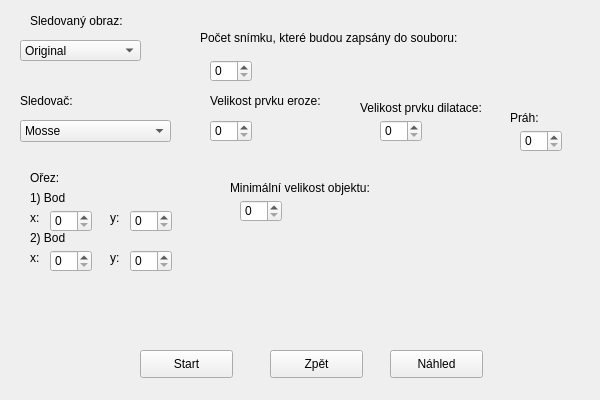
<?xml version="1.0" encoding="UTF-8"?>
<ui version="4.0">
 <class>GuiClass</class>
 <widget class="QWidget" name="GuiClass">
  <property name="geometry">
   <rect>
    <x>0</x>
    <y>0</y>
    <width>600</width>
    <height>400</height>
   </rect>
  </property>
  <property name="windowTitle">
   <string>Gui</string>
  </property>
  <widget class="QComboBox" name="trackerType">
   <property name="geometry">
    <rect>
     <x>20</x>
     <y>120</y>
     <width>151</width>
     <height>22</height>
    </rect>
   </property>
   <item>
    <property name="text">
     <string>Mosse</string>
    </property>
   </item>
   <item>
    <property name="text">
     <string>Kcf</string>
    </property>
   </item>
   <item>
    <property name="text">
     <string>Tld</string>
    </property>
   </item>
   <item>
    <property name="text">
     <string>MedianFlow</string>
    </property>
   </item>
   <item>
    <property name="text">
     <string>Mil</string>
    </property>
   </item>
   <item>
    <property name="text">
     <string>Csrt</string>
    </property>
   </item>
  </widget>
  <widget class="QComboBox" name="whereTrack">
   <property name="geometry">
    <rect>
     <x>20</x>
     <y>40</y>
     <width>121</width>
     <height>21</height>
    </rect>
   </property>
   <item>
    <property name="text">
     <string>Original</string>
    </property>
   </item>
   <item>
    <property name="text">
     <string>Transformovaný</string>
    </property>
   </item>
   <item>
    <property name="text">
     <string>Kruhy</string>
    </property>
   </item>
  </widget>
  <widget class="QLabel" name="whereTrackLabel">
   <property name="geometry">
    <rect>
     <x>30</x>
     <y>10</y>
     <width>101</width>
     <height>21</height>
    </rect>
   </property>
   <property name="text">
    <string>Sledovaný obraz:</string>
   </property>
  </widget>
  <widget class="QLabel" name="trackerTypeLabel">
   <property name="geometry">
    <rect>
     <x>20</x>
     <y>90</y>
     <width>101</width>
     <height>21</height>
    </rect>
   </property>
   <property name="text">
    <string>Sledovač:</string>
   </property>
  </widget>
  <widget class="QSpinBox" name="firstX">
   <property name="geometry">
    <rect>
     <x>50</x>
     <y>210</y>
     <width>42</width>
     <height>22</height>
    </rect>
   </property>
   <property name="maximum">
    <number>6000</number>
   </property>
  </widget>
  <widget class="QSpinBox" name="firstY">
   <property name="geometry">
    <rect>
     <x>130</x>
     <y>210</y>
     <width>42</width>
     <height>22</height>
    </rect>
   </property>
   <property name="maximum">
    <number>6000</number>
   </property>
  </widget>
  <widget class="QSpinBox" name="secondX">
   <property name="geometry">
    <rect>
     <x>50</x>
     <y>250</y>
     <width>42</width>
     <height>22</height>
    </rect>
   </property>
   <property name="maximum">
    <number>6000</number>
   </property>
  </widget>
  <widget class="QSpinBox" name="secondY">
   <property name="geometry">
    <rect>
     <x>130</x>
     <y>250</y>
     <width>42</width>
     <height>22</height>
    </rect>
   </property>
   <property name="maximum">
    <number>6000</number>
   </property>
  </widget>
  <widget class="QLabel" name="cropLabel">
   <property name="geometry">
    <rect>
     <x>30</x>
     <y>170</y>
     <width>55</width>
     <height>16</height>
    </rect>
   </property>
   <property name="text">
    <string>Ořez:</string>
   </property>
  </widget>
  <widget class="QLabel" name="firstPointLabel">
   <property name="geometry">
    <rect>
     <x>30</x>
     <y>190</y>
     <width>55</width>
     <height>16</height>
    </rect>
   </property>
   <property name="text">
    <string>1) Bod</string>
   </property>
  </widget>
  <widget class="QLabel" name="firstXlabel">
   <property name="geometry">
    <rect>
     <x>30</x>
     <y>210</y>
     <width>16</width>
     <height>16</height>
    </rect>
   </property>
   <property name="text">
    <string>x:</string>
   </property>
  </widget>
  <widget class="QLabel" name="firstYlabel">
   <property name="geometry">
    <rect>
     <x>110</x>
     <y>210</y>
     <width>16</width>
     <height>16</height>
    </rect>
   </property>
   <property name="text">
    <string>y:</string>
   </property>
  </widget>
  <widget class="QLabel" name="secondXlabel">
   <property name="geometry">
    <rect>
     <x>30</x>
     <y>250</y>
     <width>16</width>
     <height>16</height>
    </rect>
   </property>
   <property name="text">
    <string>x:</string>
   </property>
  </widget>
  <widget class="QLabel" name="secondYlable">
   <property name="geometry">
    <rect>
     <x>110</x>
     <y>250</y>
     <width>16</width>
     <height>16</height>
    </rect>
   </property>
   <property name="text">
    <string>y:</string>
   </property>
  </widget>
  <widget class="QLabel" name="secondPointLabel">
   <property name="geometry">
    <rect>
     <x>30</x>
     <y>230</y>
     <width>55</width>
     <height>16</height>
    </rect>
   </property>
   <property name="text">
    <string>2) Bod</string>
   </property>
  </widget>
  <widget class="QLabel" name="framesToWriteLabel">
   <property name="geometry">
    <rect>
     <x>200</x>
     <y>30</y>
     <width>281</width>
     <height>16</height>
    </rect>
   </property>
   <property name="text">
    <string>Počet snímku, které budou zapsány do souboru:</string>
   </property>
  </widget>
  <widget class="QSpinBox" name="framesToWrite">
   <property name="geometry">
    <rect>
     <x>210</x>
     <y>60</y>
     <width>42</width>
     <height>22</height>
    </rect>
   </property>
   <property name="maximum">
    <number>500</number>
   </property>
  </widget>
  <widget class="QPushButton" name="start">
   <property name="geometry">
    <rect>
     <x>140</x>
     <y>350</y>
     <width>93</width>
     <height>28</height>
    </rect>
   </property>
   <property name="text">
    <string>Start</string>
   </property>
  </widget>
  <widget class="QLabel" name="erodeSizeLabel">
   <property name="geometry">
    <rect>
     <x>210</x>
     <y>90</y>
     <width>131</width>
     <height>21</height>
    </rect>
   </property>
   <property name="text">
    <string>Velikost prvku eroze:</string>
   </property>
  </widget>
  <widget class="QSpinBox" name="erodeSize">
   <property name="geometry">
    <rect>
     <x>210</x>
     <y>120</y>
     <width>42</width>
     <height>22</height>
    </rect>
   </property>
  </widget>
  <widget class="QLabel" name="dilateSizeLabel">
   <property name="geometry">
    <rect>
     <x>360</x>
     <y>100</y>
     <width>131</width>
     <height>16</height>
    </rect>
   </property>
   <property name="text">
    <string>Velikost prvku dilatace:</string>
   </property>
  </widget>
  <widget class="QSpinBox" name="dilateSize">
   <property name="geometry">
    <rect>
     <x>380</x>
     <y>120</y>
     <width>42</width>
     <height>22</height>
    </rect>
   </property>
  </widget>
  <widget class="QLabel" name="treshLabel">
   <property name="geometry">
    <rect>
     <x>510</x>
     <y>110</y>
     <width>71</width>
     <height>16</height>
    </rect>
   </property>
   <property name="text">
    <string>Práh:</string>
   </property>
  </widget>
  <widget class="QSpinBox" name="thresh">
   <property name="geometry">
    <rect>
     <x>520</x>
     <y>130</y>
     <width>42</width>
     <height>22</height>
    </rect>
   </property>
  </widget>
  <widget class="QLabel" name="minAreaLabel">
   <property name="geometry">
    <rect>
     <x>230</x>
     <y>180</y>
     <width>161</width>
     <height>16</height>
    </rect>
   </property>
   <property name="text">
    <string>Minimální velikost objektu:</string>
   </property>
  </widget>
  <widget class="QSpinBox" name="minArea">
   <property name="geometry">
    <rect>
     <x>240</x>
     <y>200</y>
     <width>42</width>
     <height>22</height>
    </rect>
   </property>
   <property name="maximum">
    <number>1000</number>
   </property>
  </widget>
  <widget class="QPushButton" name="back">
   <property name="geometry">
    <rect>
     <x>270</x>
     <y>350</y>
     <width>93</width>
     <height>28</height>
    </rect>
   </property>
   <property name="text">
    <string>Zpět</string>
   </property>
  </widget>
  <widget class="QLabel" name="previewImg">
   <property name="geometry">
    <rect>
     <x>350</x>
     <y>230</y>
     <width>171</width>
     <height>91</height>
    </rect>
   </property>
   <property name="text">
    <string/>
   </property>
  </widget>
  <widget class="QPushButton" name="getPrew">
   <property name="geometry">
    <rect>
     <x>390</x>
     <y>350</y>
     <width>93</width>
     <height>28</height>
    </rect>
   </property>
   <property name="text">
    <string>Náhled</string>
   </property>
  </widget>
 </widget>
 <layoutdefault spacing="6" margin="11"/>
 <resources>
  <include location="Gui.qrc"/>
 </resources>
 <connections/>
</ui>
